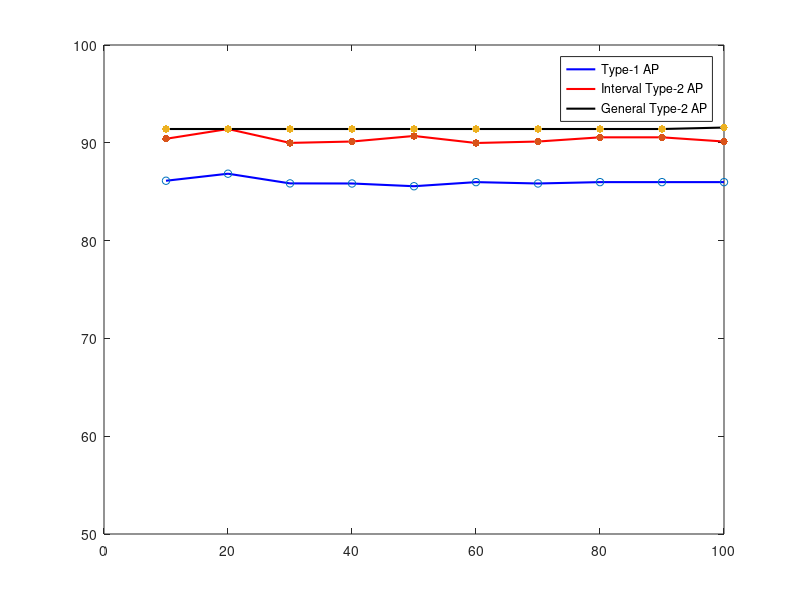

Here is the MATLAB script that generated this plot:
betaT1=[10 20 30 40 50 60 70 80 90 100];
acc1=[86.12 86.84 85.85 85.84 85.56 85.98 85.84 85.98 85.98 85.98];

betaIT2=[10 20 30 40 50 60 70 80 90 100];
acc2=[90.41 91.41 89.99 90.13 90.7 89.98 90.13 90.56 90.56 90.13];

betaGT2=[10 20 30 40 50 60 70 80 90 100];
acc3=[91.41 91.41 91.41 91.41 91.41 91.41 91.41 91.41 91.41 91.56];

clear y label;
box  on
hold on 

graph1=plot(betaT1,acc1,'blue');
graph2=plot(betaIT2,acc2,'red');
graph3=plot(betaGT2,acc3,'black');
set(graph1,'LineWidth',1.5);
set(graph2,'LineWidth',1.5);
set(graph3,'LineWidth',1.5);
yticks([50 60 70 80 90 100])
scatter(betaT1,acc1,30,'blue');
scatter(betaIT2,acc2,30,'red','filled');
scatter(betaGT2,acc3,30,'black','filled');
legend('Type-1 AP','Interval Type-2 AP', 'General Type-2 AP');
%legend('Type-2 AP','Type-2 Data','Type-1 AP','Type-1 Data');
ylim([50 100]);

hold off
